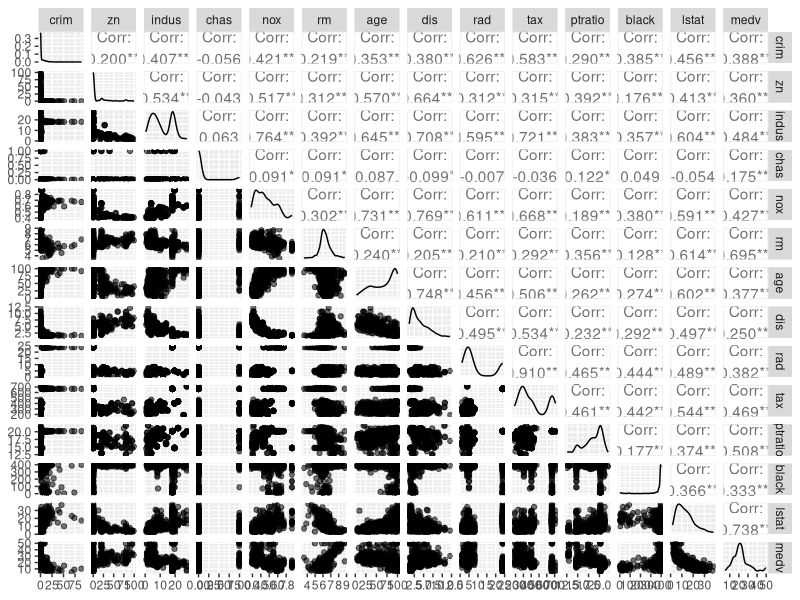
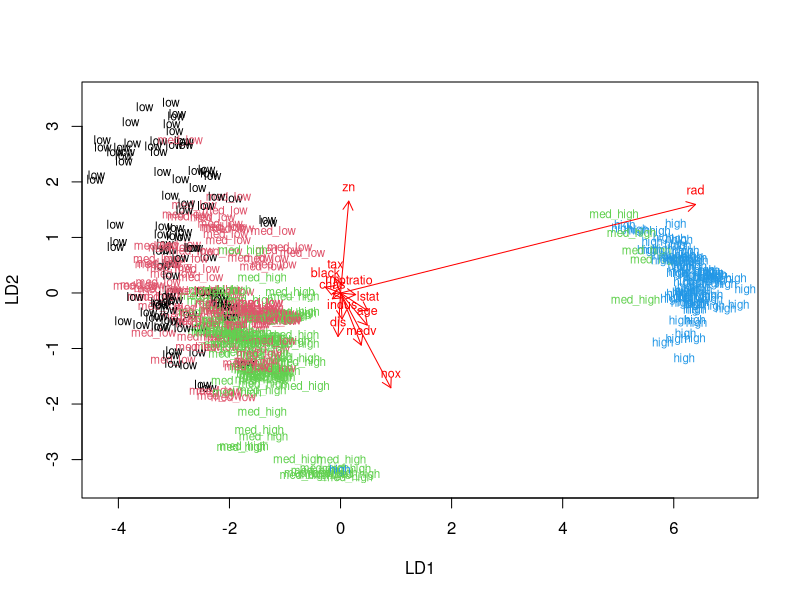
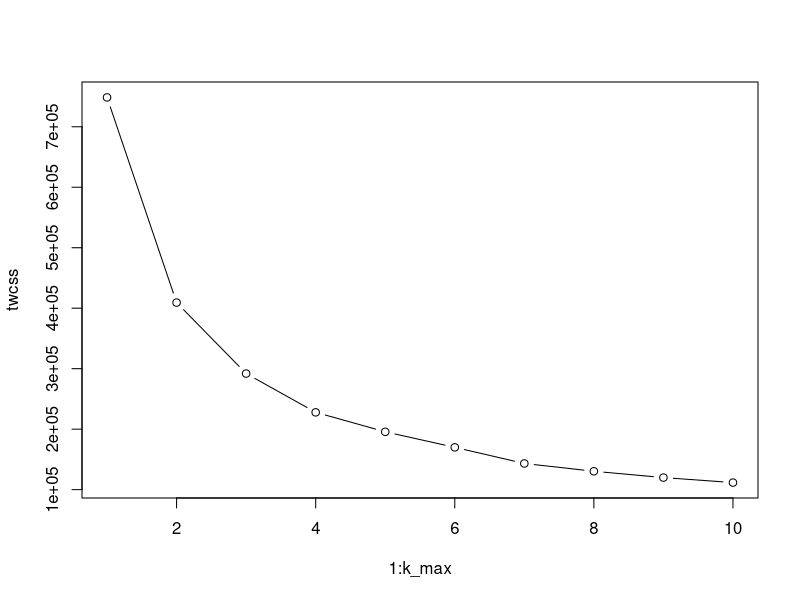
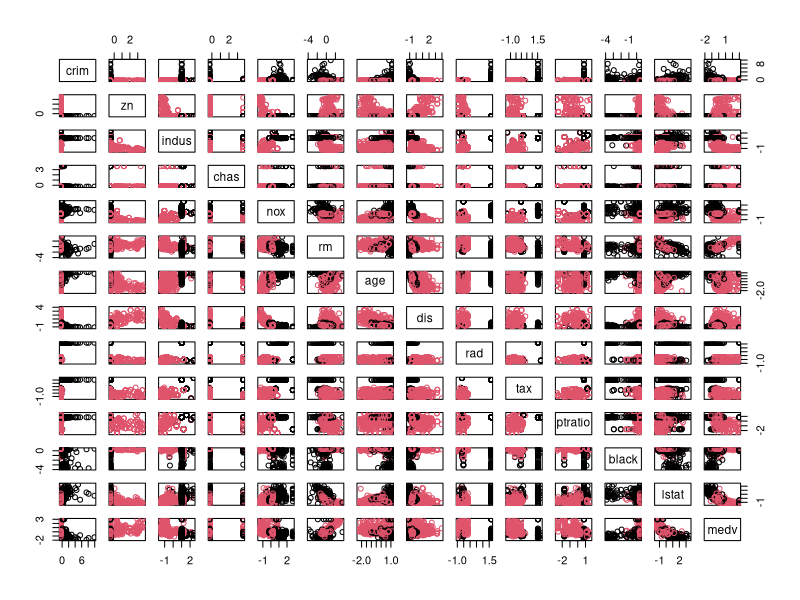
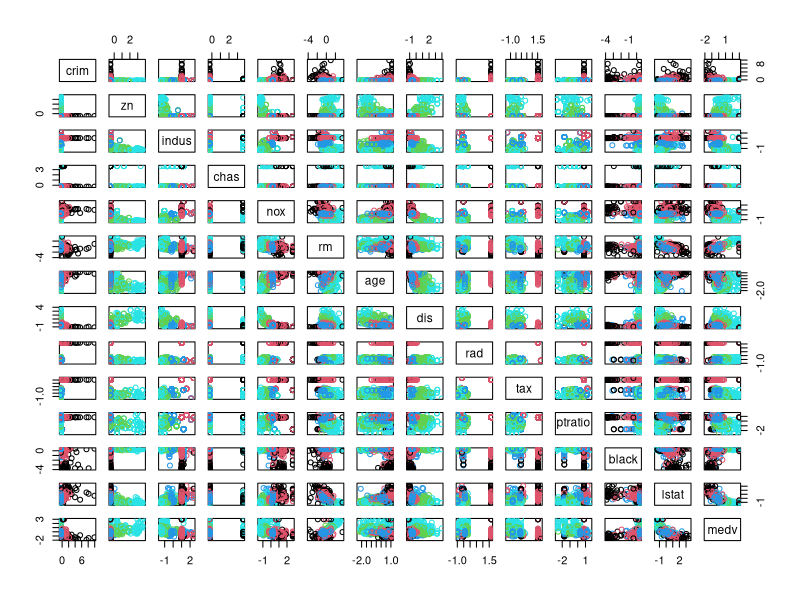
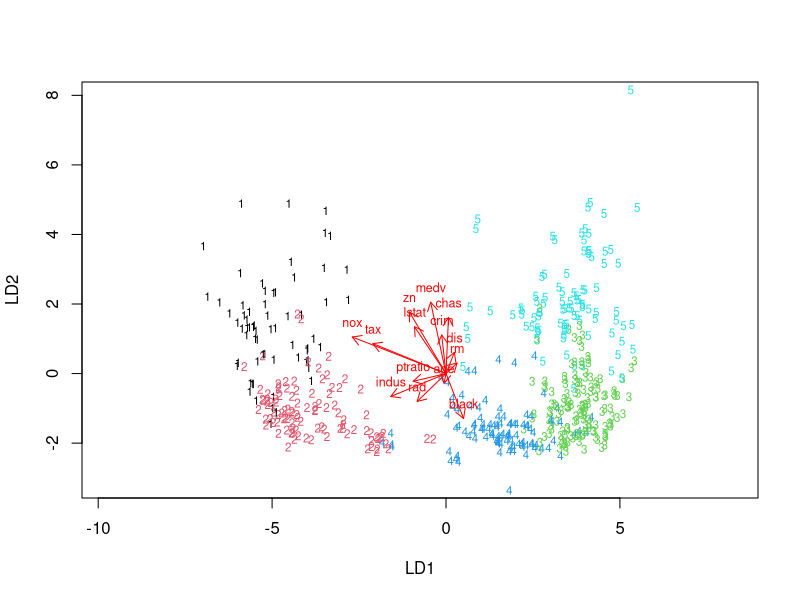

Write the R code that produced these figures, in order.
## ---- chunk 1
  setwd("Z:/Jatko-opinnot/Tilastotiede 2016/IODS/IODS-project")
## ---- chunk 2
#install and access the package and data 
install.packages("MASS", repos="http://cran.rstudio.com/")
library(MASS)
data("Boston")
## ---- chunk 3
# explore the dataset
dim(Boston)
str(Boston)
## ---- chunk 4
#install and use the package 
install.packages("GGally", repos="http://cran.rstudio.com/")
library(GGally)
## ---- chunk 5
#install and access the package 
install.packages("ggplot2", repos="http://cran.rstudio.com/")
library(ggplot2)
## ---- chunk 6
#get a graphical overview of the data
p <- ggpairs(Boston, mapping = aes(alpha = 0.3), lower = list(combo = wrap("facethist", bins = 20)))
p
#summary of the variables
summary(Boston)
## ---- chunk 7
# center and standardize variables
boston_scaled <- scale(Boston)
# change the object to data frame
boston_scaled <- as.data.frame(boston_scaled)
# summaries of the scaled variables
summary(boston_scaled)
## ---- chunk 8
summary(boston_scaled$crim)
summary(Boston$crim)
summary(boston_scaled$dis)
summary(Boston$dis)
## ---- chunk 9
#save the scaled crim as scaled_crim
scaled_crim <- boston_scaled$crim
# create a quantile vector of scaled_crim 
bins <- quantile(scaled_crim)
#create a categorical variable 'crime'
crime <- cut(scaled_crim, breaks = bins, include.lowest = TRUE, labels = c("low", "med_low", "med_high", "high"))
#see the categorical variable of crime 
table(crime)
## ---- chunk 10
#install and use the package 
install.packages("dplyr", repos="http://cran.rstudio.com/")
library(dplyr)
## ---- chunk 11
#remove original crim from the dataset
boston_scaled <- dplyr::select(boston_scaled, -crim)
#add the new categorical value to scaled data
boston_scaled <- data.frame(boston_scaled, crime)
#check that dataset is ok
names(boston_scaled)
## ---- chunk 12
#number of rows in the Boston dataset 
n <- nrow(boston_scaled)
#choose randomly 80% of the rows
ind <- sample(n,  size = n * 0.8)
#create train set
train <- boston_scaled[ind,]
#create test set 
test <- boston_scaled[-ind,]
str(train)
str(test)
## ---- chunk 13
#linear discriminant analysis
lda.fit <- lda(crime ~ ., data = train)
#print the lda.fit object
lda.fit
## ---- chunk 14
#the function for lda biplot arrows
lda.arrows <- function(x, myscale = 1, arrow_heads = 0.1, color = "red", tex = 0.75, choices = c(1,2)){
  heads <- coef(x)
  arrows(x0 = 0, y0 = 0, 
         x1 = myscale * heads[,choices[1]], 
         y1 = myscale * heads[,choices[2]], col=color, length = arrow_heads)
  text(myscale * heads[,choices], labels = row.names(heads), 
       cex = tex, col=color, pos=3)
}

# target classes as numeric
classes <- as.numeric(train$crime)

# plot the lda results
plot(lda.fit, dimen = 2, col=classes, pch=classes)
lda.arrows(lda.fit, myscale = 2)
## ---- chunk 15
#save the correct classes from test data
correct_classes <- test$crime
#remove the crime variable from test data
test <- dplyr::select(test, -crime)
# predict classes with test data and save them to the 
lda.pred <- predict(lda.fit, newdata = test)
# cross tabulate the results
table(correct = correct_classes, predicted = lda.pred$class) %>% addmargins()
## ---- chunk 16
install.packages("gmodels", repos="http://cran.rstudio.com/")
library(gmodels)
## ---- chunk 17
#recode to numeric factors
correct_classes_num<-as.numeric(correct_classes)
lda.pred$class_num<-as.numeric(lda.pred$class)
#see correlation
cor.test (correct_classes_num, lda.pred$class_num, alternative = c ("two.sided"))
class(correct_classes)
## ---- chunk 18
#install and access the package and data 
install.packages("MASS", repos="http://cran.rstudio.com/")
library(MASS)
data("Boston")
## ---- chunk 19
#scale the dataset
Boston <- scale(Boston)
Boston <- as.data.frame(Boston)
summary(Boston)
## ---- chunk 20
#Calculate the Euclidean distance between the observations
dist_eu <- dist(Boston)
# look at the summary of the distances
summary(dist_eu)
## ---- chunk 21
set.seed(123)
# determine the maximum number of clusters
k_max <- 10
# calculate the total within sum of squares
twcss <- sapply(1:k_max, function(k){kmeans(dist_eu, k)$tot.withinss})
# visualize the results
plot(1:k_max, twcss, type='b')
## ---- chunk 22
#k-means clustering
set.seed(123)
km <-kmeans(dist_eu, centers=2)
pairs(Boston, col = km$cluster)
## ---- chunk 23
#k-means clustering
set.seed(123)
km <-kmeans(dist_eu, centers=5)
pairs(Boston, col = km$cluster)
summary(km$cluster)
## ---- chunk 24
#linear discriminant analysis
lda.fit2 <- lda(km$cluster ~ ., data = Boston)

#print the lda.fit object
lda.fit2

#the function for lda biplot arrows
lda.arrows2 <- function(x, myscale = 1, arrow_heads = 0.1, color = "red", tex = 0.75, choices = c(1,2)){
  heads <- coef(x)
  arrows(x0 = 0, y0 = 0, 
         x1 = myscale * heads[,choices[1]], 
         y1 = myscale * heads[,choices[2]], col=color, length = arrow_heads)
  text(myscale * heads[,choices], labels = row.names(heads), 
       cex = tex, col=color, pos=3)
}

# target classes as numeric
classes2 <- as.numeric(km$cluster)

# plot the lda results
plot(lda.fit2, dimen = 2, col=classes2, pch=classes)
lda.arrows2(lda.fit2, myscale = 2)
